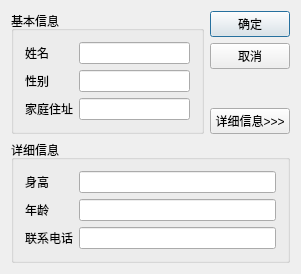
<?xml version="1.0" encoding="UTF-8"?>
<ui version="4.0">
 <class>ExtentionDialog</class>
 <widget class="QDialog" name="ExtentionDialog">
  <property name="geometry">
   <rect>
    <x>0</x>
    <y>0</y>
    <width>301</width>
    <height>263</height>
   </rect>
  </property>
  <property name="windowTitle">
   <string>ExtentionDialog</string>
  </property>
  <layout class="QVBoxLayout" name="verticalLayout_2">
   <item>
    <layout class="QHBoxLayout" name="horizontalLayout">
     <item>
      <widget class="QGroupBox" name="groupBox_3">
       <property name="title">
        <string>基本信息</string>
       </property>
       <layout class="QGridLayout" name="gridLayout_2">
        <item row="0" column="0">
         <widget class="QLabel" name="label_7">
          <property name="text">
           <string>姓名</string>
          </property>
         </widget>
        </item>
        <item row="0" column="1">
         <widget class="QLineEdit" name="lineEdit_7"/>
        </item>
        <item row="1" column="0">
         <widget class="QLabel" name="label_8">
          <property name="text">
           <string>性别</string>
          </property>
         </widget>
        </item>
        <item row="1" column="1">
         <widget class="QLineEdit" name="lineEdit_8"/>
        </item>
        <item row="2" column="0">
         <widget class="QLabel" name="label_9">
          <property name="text">
           <string>家庭住址</string>
          </property>
         </widget>
        </item>
        <item row="2" column="1">
         <widget class="QLineEdit" name="lineEdit_9"/>
        </item>
       </layout>
      </widget>
     </item>
     <item>
      <layout class="QVBoxLayout" name="verticalLayout">
       <item>
        <widget class="QPushButton" name="pushButton">
         <property name="text">
          <string>确定</string>
         </property>
        </widget>
       </item>
       <item>
        <widget class="QPushButton" name="pushButton_2">
         <property name="text">
          <string>取消</string>
         </property>
        </widget>
       </item>
       <item>
        <spacer name="verticalSpacer_2">
         <property name="orientation">
          <enum>Qt::Vertical</enum>
         </property>
         <property name="sizeHint" stdset="0">
          <size>
           <width>20</width>
           <height>18</height>
          </size>
         </property>
        </spacer>
       </item>
       <item>
        <widget class="QPushButton" name="pushButton_3">
         <property name="text">
          <string>详细信息&gt;&gt;&gt;</string>
         </property>
        </widget>
       </item>
      </layout>
     </item>
    </layout>
   </item>
   <item>
    <spacer name="verticalSpacer_3">
     <property name="orientation">
      <enum>Qt::Vertical</enum>
     </property>
     <property name="sizeHint" stdset="0">
      <size>
       <width>20</width>
       <height>18</height>
      </size>
     </property>
    </spacer>
   </item>
   <item>
    <widget class="QGroupBox" name="groupBox_2">
     <property name="title">
      <string>详细信息</string>
     </property>
     <layout class="QGridLayout" name="gridLayout">
      <item row="0" column="0">
       <widget class="QLabel" name="label_4">
        <property name="text">
         <string>身高</string>
        </property>
       </widget>
      </item>
      <item row="2" column="0">
       <widget class="QLabel" name="label_6">
        <property name="text">
         <string>联系电话</string>
        </property>
       </widget>
      </item>
      <item row="2" column="1">
       <widget class="QLineEdit" name="lineEdit_6"/>
      </item>
      <item row="0" column="1">
       <widget class="QLineEdit" name="lineEdit_4"/>
      </item>
      <item row="1" column="0">
       <widget class="QLabel" name="label_5">
        <property name="text">
         <string>年龄</string>
        </property>
       </widget>
      </item>
      <item row="1" column="1">
       <widget class="QLineEdit" name="lineEdit_5"/>
      </item>
     </layout>
    </widget>
   </item>
  </layout>
 </widget>
 <layoutdefault spacing="6" margin="11"/>
 <resources/>
 <connections/>
</ui>
